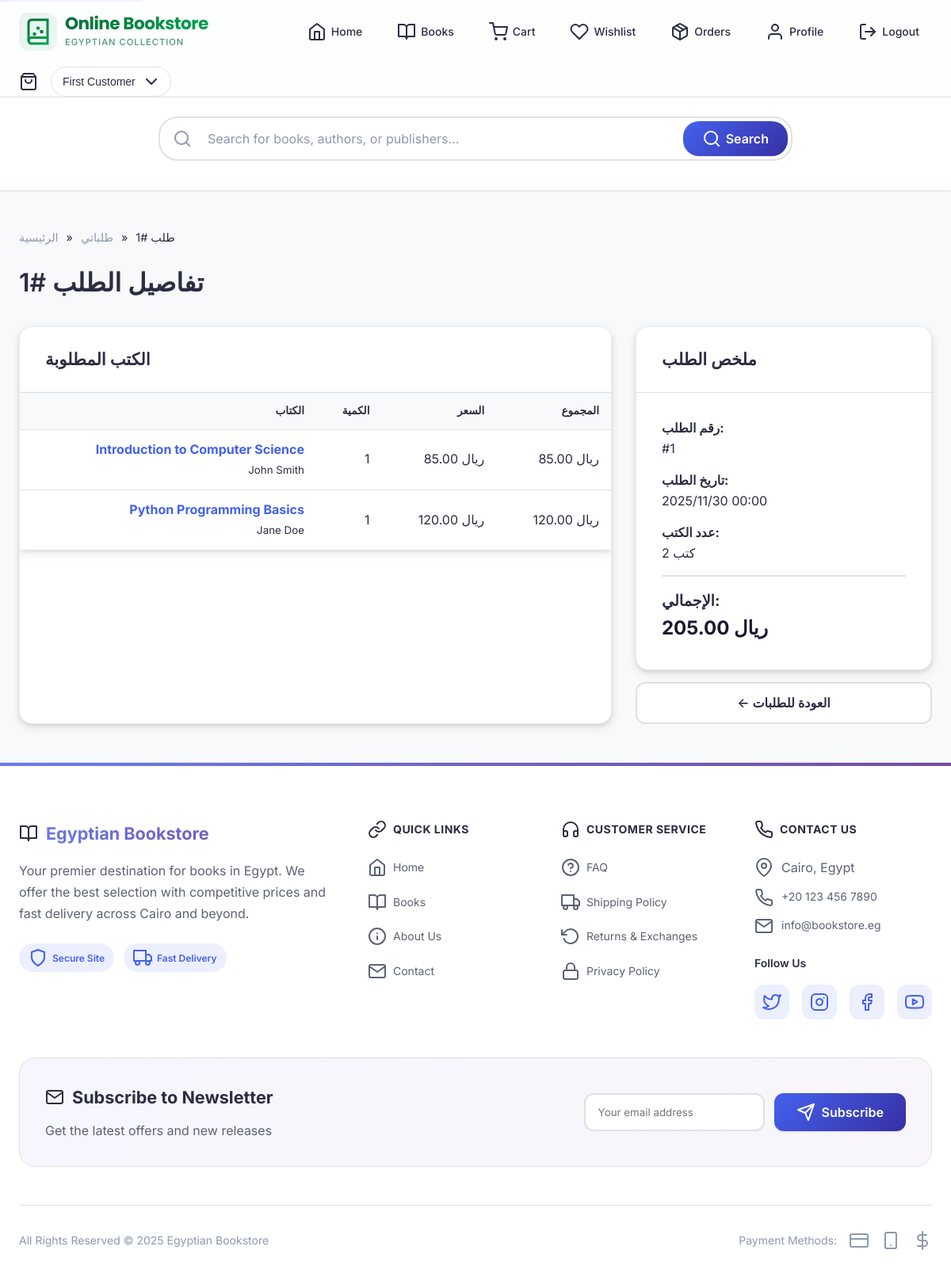
Screenshot of /customer/order_details.php?id=1 (signed in) with the database file from the repository.
### tables this page shows
CREATE TABLE sales_items (
    id INT AUTO_INCREMENT PRIMARY KEY,
    sale_id INT NOT NULL,
    book_isbn VARCHAR(20) NOT NULL,
    qty INT NOT NULL,
    price DECIMAL(10, 2) NOT NULL,
    FOREIGN KEY (sale_id) REFERENCES sales(id) ON DELETE CASCADE,
    FOREIGN KEY (book_isbn) REFERENCES books(isbn) ON DELETE CASCADE
);

CREATE TABLE books (
    isbn VARCHAR(20) PRIMARY KEY,
    title VARCHAR(500) NOT NULL,
    authors VARCHAR(500) NOT NULL,
    publisher_id INT,
    year INT,
    price DECIMAL(10, 2) NOT NULL,
    category VARCHAR(100),
    stock INT DEFAULT 0,
    threshold INT DEFAULT 5,
    image_url VARCHAR(500) DEFAULT NULL,
    description TEXT,
    created_at TIMESTAMP DEFAULT CURRENT_TIMESTAMP,
    FOREIGN KEY (publisher_id) REFERENCES publishers(id) ON DELETE SET NULL
);

CREATE TABLE sales (
    id INT AUTO_INCREMENT PRIMARY KEY,
    customer_id INT NOT NULL,
    date TIMESTAMP DEFAULT CURRENT_TIMESTAMP,
    total_amount DECIMAL(10, 2) NOT NULL,
    FOREIGN KEY (customer_id) REFERENCES customers(id) ON DELETE CASCADE
);

### includes/db.php (called while the page is built, shortened)
<?php
$use_mysqli = extension_loaded('mysqli');
$use_pdo = extension_loaded('pdo_mysql');
function getDBConnection() {
    global $use_mysqli, $use_pdo;
    static $conn = null;
    if ($conn === null) {
        if ($use_mysqli) {
            $conn = new mysqli(DB_HOST, DB_USER, DB_PASS, DB_NAME);
            $conn->set_charset(DB_CHARSET);
        } else {
            die("خطأ: لم يتم العثور على درايفر MySQL. يرجى تثبيت mysqli أو PDO MySQL.");
        }
    }
    return $conn;
}
function dbQuery($sql, $params = []) {
    global $use_mysqli;
    $conn = getDBConnection();
    if ($use_mysqli) {
        $stmt = $conn->prepare($sql);
        if (!empty($params)) {
            $types = str_repeat('s', count($params));
            $stmt->bind_param($types, ...$params);
        }
        $stmt->execute();
        $result = $stmt->get_result();
        $data = $result->fetch_all(MYSQLI_ASSOC);
        return $data;
    } else {
        $stmt = $conn->prepare($sql);
        $stmt->execute($params);
        return $stmt->fetchAll();
    }
}
function dbQuerySingle($sql, $params = []) {
    global $use_mysqli;
    $conn = getDBConnection();
    if ($use_mysqli) {
        $stmt = $conn->prepare($sql);
        if (!empty($params)) {
            $types = str_repeat('s', count($params));
            $stmt->bind_param($types, ...$params);
        }
        $stmt->execute();
        $result = $stmt->get_result();
        $data = $result->fetch_assoc();
        return $data;
    } else {
        $stmt = $conn->prepare($sql);
        $stmt->execute($params);
        return $stmt->fetch();
    }
}
?>

### customer/order_details.php (the view, shortened to what this page needs)
<?php
require_once '../includes/db.php';
$customerId = getCurrentUserId();
$orderId = isset($_GET['id']) ? intval($_GET['id']) : 0;
$order = dbQuerySingle(
    "SELECT * FROM sales WHERE id = ? AND customer_id = ?",
    [$orderId, $customerId]
);
$orderItems = dbQuery(
    "SELECT si.*, b.title, b.authors, b.isbn
     FROM sales_items si
     JOIN books b ON si.book_isbn = b.isbn
     WHERE si.sale_id = ?",
    [$orderId]
);
require_once '../includes/header.php';
?>
<div class="breadcrumb">
    <a href="/index.php">الرئيسية</a> &raquo;
    <a href="/customer/orders.php">طلباتي</a> &raquo;
    <span>طلب #<?php echo $orderId; ?></span>
</div>
<div class="page-header">
    <h1><i class="ph-duotone ph-package"></i> تفاصيل الطلب #<?php echo $orderId; ?></h1>
</div>
<div style="display: grid; grid-template-columns: 2fr 1fr; gap: 30px;">
    <div class="card">
        <div class="card-header">
            <h3>الكتب المطلوبة</h3>
        </div>
        <div class="card-body" style="padding: 0;">
            <table class="data-table">
                <thead>
                    <tr>
                        <th>الكتاب</th>
                        <th>الكمية</th>
                        <th>السعر</th>
                        <th>المجموع</th>
                    </tr>
                </thead>
                <tbody>
                    <?php foreach ($orderItems as $item): ?>
                        <tr>
                            <td>
                                <a href="/book.php?isbn=<?php echo urlencode($item['isbn']); ?>">
                                    <strong><?php echo htmlspecialchars($item['title']); ?></strong>
                                </a><br>
                                <small><?php echo htmlspecialchars($item['authors']); ?></small>
                            </td>
                            <td><?php echo $item['qty']; ?></td>
                            <td><?php echo number_format($item['price'], 2); ?> ريال</td>
                            <td><?php echo number_format($item['qty'] * $item['price'], 2); ?> ريال</td>
                        </tr>
                    <?php endforeach; ?>
                </tbody>
            </table>
        </div>
    </div>
    <div>
        <div class="card">
            <div class="card-header">
                <h3>ملخص الطلب</h3>
            </div>
            <div class="card-body">
                <div style="margin-bottom: 15px;">
                    <strong>رقم الطلب:</strong><br>
                    #<?php echo $order['id']; ?>
                </div>
                <div style="margin-bottom: 15px;">
                    <strong>تاريخ الطلب:</strong><br>
                    <?php echo date('Y/m/d H:i', strtotime($order['date'])); ?>
                </div>
                <div style="margin-bottom: 15px;">
                    <strong>عدد الكتب:</strong><br>
                    <?php echo count($orderItems); ?> كتب
                </div>
                <div style="padding-top: 15px; border-top: 2px solid var(--border-color);">
                    <strong style="font-size: 1.2rem;">الإجمالي:</strong><br>
                    <span style="font-size: 1.5rem; color: var(--primary-color); font-weight: bold;">
                        <?php echo number_format($order['total_amount'], 2); ?> ريال
                    </span>
                </div>
            </div>
        </div>
        <a href="/customer/orders.php" class="btn btn-secondary btn-block" style="margin-top: 15px;">
            ← العودة للطلبات
        </a>
    </div>
</div>
<?php require_once '../includes/footer.php'; ?>

### rows the page displays
sales_items: book_isbn.title "Introduction to Computer Science", book_isbn.authors "John Smith", qty "1", price "85.00", $item['qty']*$item['price'] "85.00"
sales_items: book_isbn.title "Python Programming Basics", book_isbn.authors "Jane Doe", qty "1", price "120.00", $item['qty']*$item['price'] "120.00"
sales: id "1", date "2025/11/30 00:00", total_amount "205.00"

### other values shown
getCurrentUserName() "First Customer"
$orderId "1"
count($orderItems) "2"
